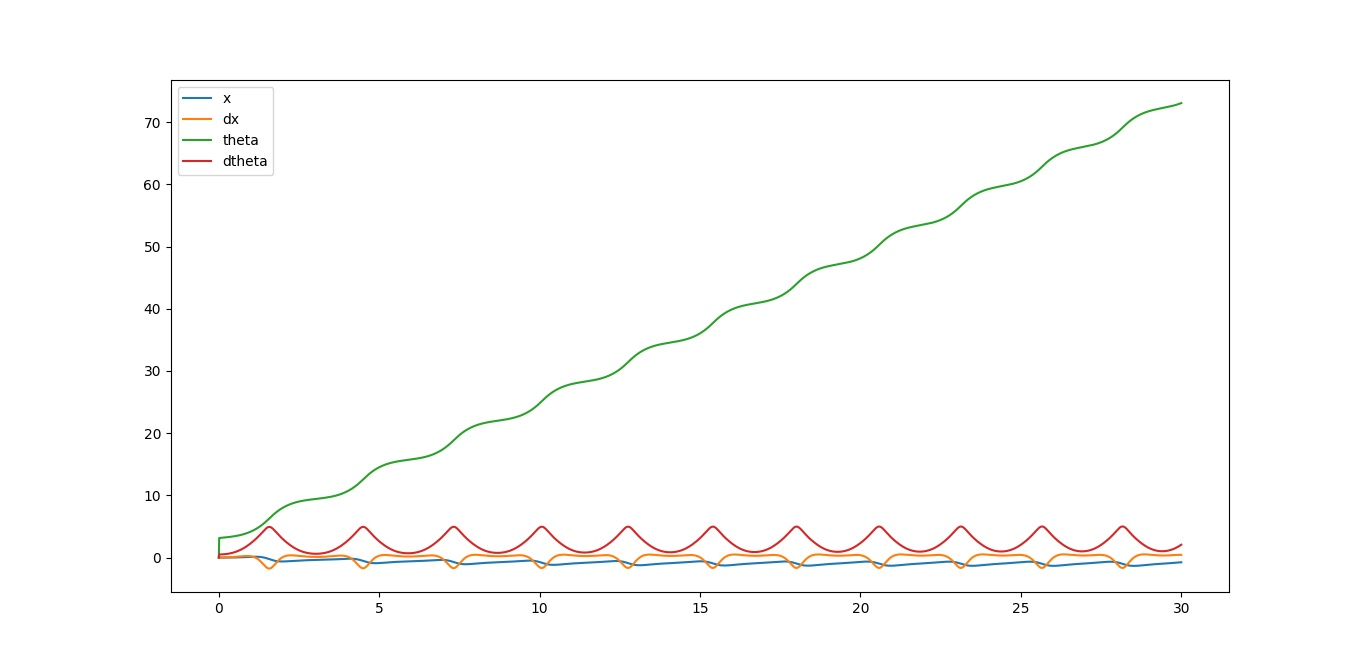

Write the Python code that produced this figure.
from cProfile import label
import numpy as np
from control import ctrb
from numpy.linalg import matrix_rank
from numpy.linalg import eig
from controllability import CtrbCheck
from gramian_ctrb import GetGramianCtrb
import matplotlib.pyplot as plt
PI = np.pi
# ===============================================


def SystemAnalyse(A, B):
    eigVal, eigVec = eig(A)
    print('\nEigenvalues: \n', eigVal)
    print('\nControllability: \n', ctrb(A, B))
    CtrbCheck(A, B)
    GetGramianCtrb(A, B)


class CartPendulum:
    def __init__(self, init, input):
        self.m = 1
        self.M = 5
        self.L = 2
        self.g = -10
        self.d = 1
        self.s = 1  # the switch. upward = 1, downward = -1
        self.dy = [[0, 0, 0, 0]]
        self.y = init
        self.y_log = [[0, 0, 0, 0]]
        self.u = input
        self.StateSpace(self.m, self.M, self.L, self.g, self.d, self.s)
# ===============================================

    def StateSpace(self, m, M, L, g, d, s):
        self.A = [[0, 1, 0, 0],
                  [0, -d / M, -m * g / M, 0],
                  [0, 0, 0, 1],
                  [0, -s * d / (M * L), -s * (m + M) * g / (M * L), 0]]
        self.B = [[0], [1 / M], [0], [s / (M * L)]]

# ===============================================

    def DynamicsIncrement(self, y, m, M, L, g, d, u):
        dy = [0] * 4
        Sy = np.sin(y[2])
        Cy = np.cos(y[2])
        D = (m * L**2) * (M + m * (1 - Cy**2))
        dy[0] = y[1]
        dy[1] = (1 / D) * (-m**2 * L**2 * g * Cy * Sy + m * L**2 *
                           (m * L * y[3]**2 * Sy - d * y[1])) + m * L**2 * (1 / D) * u
        dy[2] = y[3]
        dy[3] = (1 / D) * ((m + M) * m * g * L * Sy - m * L * Cy *
                           (m * L * y[3]**2 * Sy - d * y[1])) - m * L * Cy * (1 / D) * u
        return dy
# ===============================================

    def Integrate(self, y, dy, t, t_prev):
        dt = t - t_prev
        y_next = y + np.array(dy) * dt
        return y_next
# ===============================================

    def SaveState(self):
        self.y_log.append(self.y)
# ===============================================

    def Solve(self, thisTime, prevTime):
        self.dy = self.DynamicsIncrement(
            self.y, self.m, self.M, self.L, self.g, self.d, self.u)
        self.y = self.Integrate(self.y, self.dy, thisTime, prevTime)

    def Visualize(self, figure):
        tspan = np.linspace(0, 30, len(self.y_log))
        plt.figure()
        plt.plot(tspan,
                 self.y_log,
                 label=['x', 'dx', 'theta', 'dtheta'])
        plt.legend()
        plt.show()


if __name__ == '__main__':
    stop = 30
    increment = 0.01
    initCondition = [0, 0, PI, 0.5]
    u = 0
    cart = CartPendulum(initCondition, u)
    cart.SaveState()
    lastTime = 0
    while lastTime < stop:
        thisTime = lastTime + increment
        cart.Solve(thisTime, lastTime)
        cart.SaveState()
        lastTime = thisTime
    cart.Visualize()
